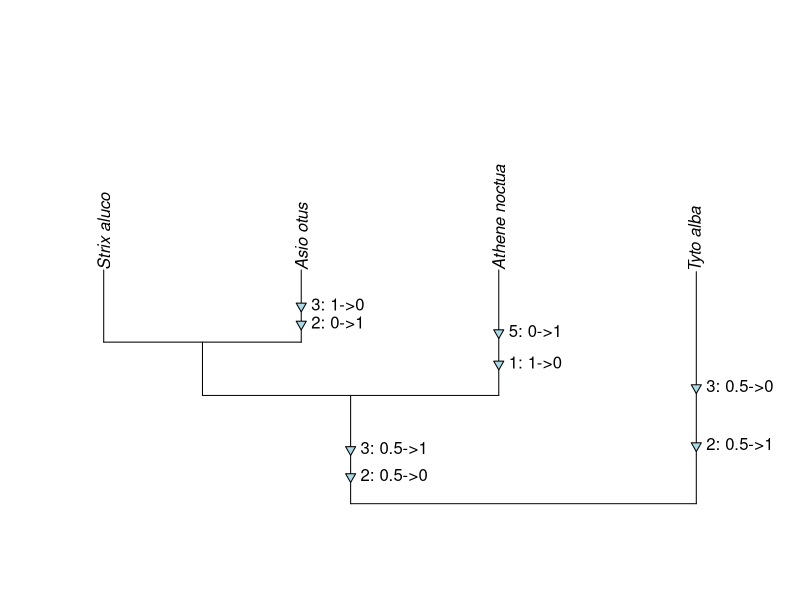
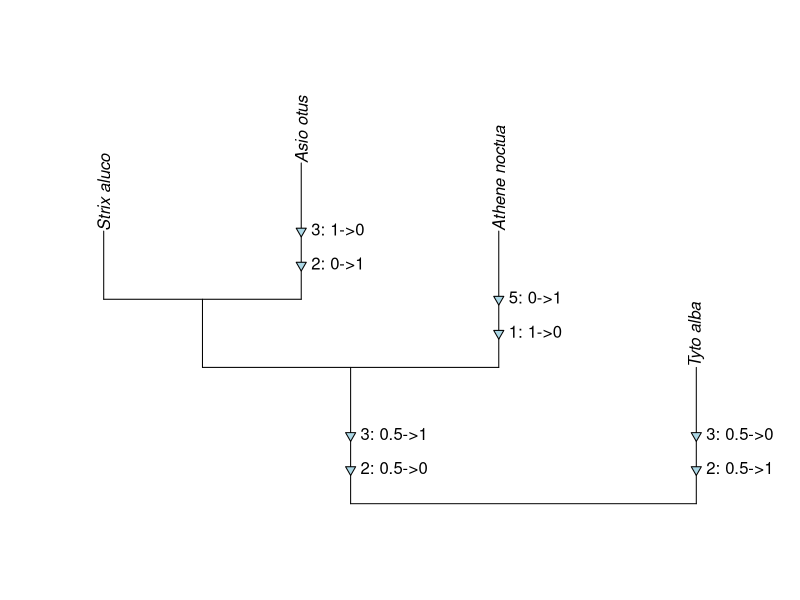

R code for these plots, in order:
makeCharMat <- function(tree, phyDat) {
	require(phangorn)
	aceTree <- pace(tree, phyDat, "ACCTRAN", return="prob")

	# if phangorn does something weird, this will throw an error.
	charMat <- matrix(nrow=length(aceTree), ncol=ncol(testChar))
	for (i in 1:length(aceTree))	{
		# note that, as written, this only works on binary (0/1) characters. Modifying it isn't too hard, but would involve something other than just taking the 1 column from ace
		charMat[i,] <-  aceTree[[i]][,2]
	}
	rownames(charMat) <- 1:nrow(charMat)
	return(charMat)
}
#
plotCharChange <- function(tree, charMat, plottree=TRUE, Pch=25, Bg="lightblue", Rescale=FALSE, Rmin = 0.5, Mar=c(4,4,4,4))	{
	# tree is a phyogenetic tree w/ branch lengths
	# charMat is a matrix with character states for each tip AND each node. Must have rownames equalling the edge number for the phylo object of ape
	# plottree is a logical, set to TRUE to plot the tree
	# Pch and Bg both control the points that plot alongside the char change notations
	# Mar are the (bottom, left, top, right) margin values for R.
	# Rescale is a logical, asking if you want to make a tree with branches rescaled to the observed change numbers. Rmin is the min branch length for a rescaled tree
	#		for a lot of characters, you probably want to do x <- plotCharChange(tree,Data,Rescale=T) followed by plotCharChange(x, Data)

	require(ape)
	# extract edge matarix
	eMat <- tree$edge

	# get characters of ancestor and descendent of each edge
	Ancest <- charMat[as.character(eMat[,1]),]
	Descend <- charMat[as.character(eMat[,2]),]

	# if you want to scale edges by character change, set Rescale is true and this function will save a new tree rescaled that you can then rerun the function on to plot
	if (Rescale)	{
		reTreeE <- rep(1, length(tree$edge.length))
	}

	# make the phylo
	if (plottree)	{
		par(mar=Mar)
		plot(tree, direction="up")
	}

	# extract some plotting parameters
	lastPP <- get("last_plot.phylo", envir = .PlotPhyloEnv)

	# find which characters change on each edge
	for (i in 1:nrow(eMat))	{
		# find which characters changed (which ancestor states != descendent states for each edge)
		changeVec <- Ancest[i,] - Descend[i,]
		Chars <- which(abs(changeVec) > 0)
		# if any change happened..
		if (length(Chars) > 0)	{
			Reformat <- sapply(Chars, function(x) paste(x, ": ", Ancest[i,x], "->", Descend[i,x], sep=""))
			if (Rescale)	{
				reTreeE[i] <- length(Chars)
			}
			if (lastPP$direction %in% c("rightwards", "leftwards"))	{
				xloc_b <- lastPP$xx[eMat[i,1]]
				xloc_e <- lastPP$xx[eMat[i,2]]
				xRange <- ( xloc_e - xloc_b ) / (length(Chars) + 2)
				yloc <- lastPP$yy[eMat[i,2]]
			}
			else	{
				yloc_b <- lastPP$yy[eMat[i,1]]
				yloc_e <- lastPP$yy[eMat[i,2]]
				yRange <- ( yloc_e - yloc_b ) / (length(Chars) + 2)
				xloc <- lastPP$xx[eMat[i,2]]
			}
			# add the change on the tree on the right branch
			for (j in 1:length(Chars))	{
				if (lastPP$direction %in% c("rightwards", "leftwards"))	{
					points(xloc_b+(j*xRange), yloc, pch=Pch, bg=Bg)
					text(xloc_b+(j*xRange), yloc, Reformat[j], pos=4, srt=270, offset=1, xpd=NA)
				}
				else	{
					points(xloc, yloc_b+(j*yRange), pch=Pch, bg=Bg)
					text(xloc, yloc_b+(j*yRange), Reformat[j], pos=4, xpd=NA)				
				}		
			}
		}
	}
	if (Rescale)	{
		reTree <- tree
		reTree$edge.length <- reTreeE
		return(reTree)
	}
}


##############################
#      Make the plot!        #
##############################
# make fake data
library(phangorn)
library(phytools)
s <- "owls(((Strix_aluco:4.2,Asio_otus:4.2):3.1,Athene_noctua:7.3):6.3,Tyto_alba:13.5);"
testT <- read.tree(text=s)
testChar <- rbind(
			c(1,0,1,1,0), 
			c(1,1,0,1,0), 
			c(0,0,1,1,1), 
			c(1,1,0,1,0)
			)
rownames(testChar) <- testT$tip.label

# convert fake data to phyDat format for phangorn to use acctran
testPhy <- as.phyDat(testChar, type="USER", levels=c(0,1))

# phangorn is odd, so makeCharMat() will likely need heavy editting for different datasets
# but you do not need to use phangorn.
# Any data you can arrange into a matrix like charMat *will work* for plotCharChange. 
# charMat is a matrix where each row is an edge number, each column is a trait, and each cell is a reconstruction
# can be from acctran, or simmap, or ace, or whatever
# It (currently) has to be in standard R phylo object edge ordering. That is, the first 1 to Ntip taxa are tips, then the nodes follow after
Mat <- makeCharMat(testT, testPhy)


# make the plot
x <- plotCharChange(testT, Mat, Rescale=T)

# make a plot w/ branches scaled to num char changes
plotCharChange(x, Mat)
